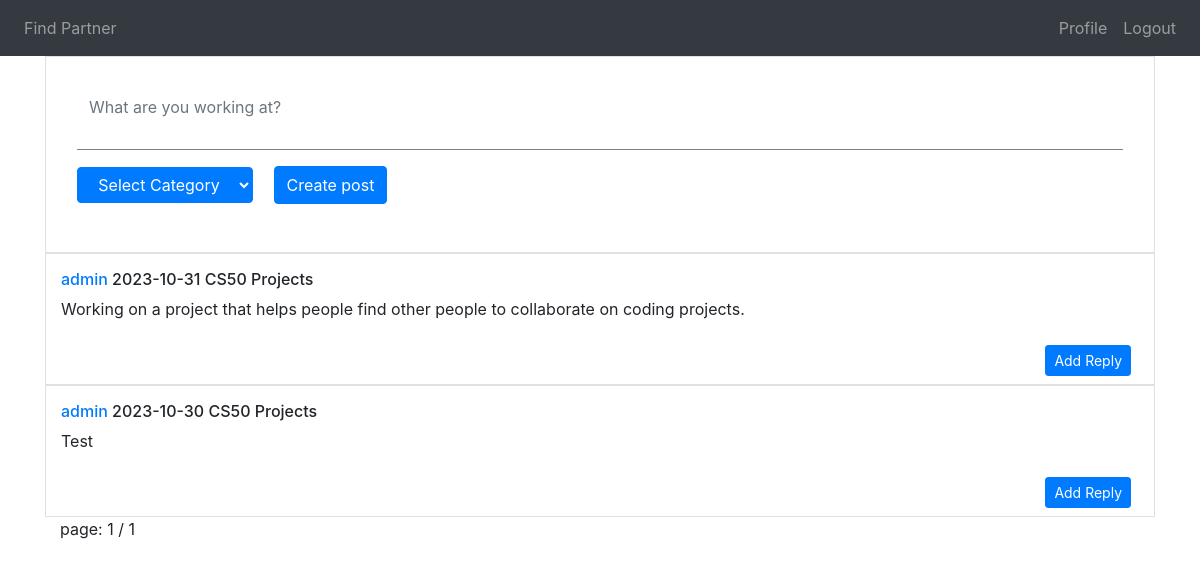
/partner (signed in), run on an earlier commit of the app's database.
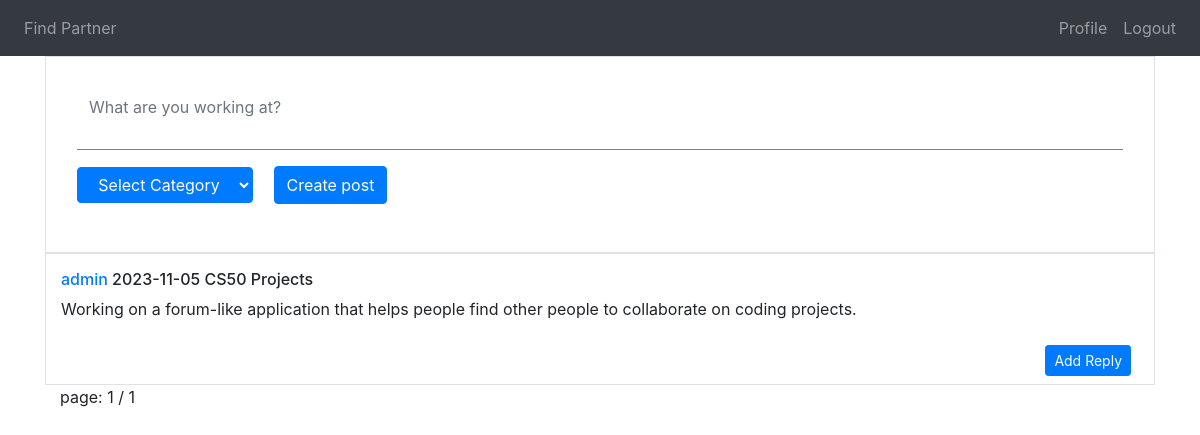
And on a later commit of the database.
### tables this page shows
CREATE TABLE posts(
    id INTEGER PRIMARY KEY AUTOINCREMENT NOT NULL,
    content TEXT NOT NULL,
    user_id INTEGER NOT NULL,
    category_id INTEGER NOT NULL,
    creation_date DATE NOT NULL,
    last_modified DATE NOT NULL,
    FOREIGN KEY (user_id) REFERENCES users(id),
    FOREIGN KEY (category_id) REFERENCES categories(id)
);

CREATE TABLE users(
    id INTEGER PRIMARY KEY AUTOINCREMENT NOT NULL,
    email TEXT UNIQUE NOT NULL,
    username TEXT UNIQUE NOT NULL,
    password_hash TEXT NOT NULL,
    first_name TEXT,
    last_name TEXT,
    birth_date DATE,
    registration_date DATETIME NOT NULL
);

CREATE TABLE categories(
    id INTEGER PRIMARY KEY AUTOINCREMENT NOT NULL,
    category_name TEXT NOT NULL,
    description TEXT NOT NULL,
    parent_cat_id INTEGER
);

### app.py (the view, shortened to what this page needs)
@app.route("/partner", methods=["GET", "POST"])
def partner():
    if session.get("user_id") is None:
        return ("You are not logged in")
    if request.method == "GET":
        page = request.args.get('page', 1, type=int)
        offset = (page - 1) * 10
        cursor.execute("""SELECT posts.id, posts.content, posts.creation_date, users.username, categories.category_name
                    FROM posts
                    JOIN users ON users.id = posts.user_id
                    JOIN categories ON categories.id = posts.category_id
                    ORDER BY posts.last_modified DESC
                    LIMIT ? OFFSET ?;""", (10, offset))
        posts = cursor.fetchall()
        print(posts)
        cursor.execute("SELECT COUNT(*) FROM posts;")
        total_posts = cursor.fetchall()[0][0]
        total_pages = (total_posts + 10 - 1) // 10
        cursor.execute("SELECT category_name FROM categories")
        rows = cursor.fetchall()
        return render_template("partner.html", posts = posts , total_pages = total_pages, page = page, cats=rows)

### templates/partner.html (shortened to what this page needs)
{% extends "layout.html" %}
{% block main %}
    <div class="container">
        <div class="row pt-3 align-items-start border">
            <div class="col-12">
                <form action="/partner" method="POST" id="postform" class="w-100 p-3">
                    <div class="mb-3">
                        <textarea class="form-control" id="subject" name="subject" form="postform" maxlength="140" placeholder="What are you working at?"></textarea>
                    </div>
                    <div class="mb-3">
                        <select class="form-select btn btn-primary" id="category" name="category">
                            <option selected disabled>Select Category</option>
                        </select>
                        <button class="btn btn-primary ml-3" type="submit">Create post</button>
                    </div>
                </form>
            </div>
        </div>
        {% for post in posts %}
        <div class="row pt-3 align-items-start border">
            <div class="col-12">
                <h6><a href="{{ url_for('post', id=post[0])}}"> {{post[3]}}</a> {{post[2]}} {{post[4]}}</h6>
            </div>
            <div class="col text-left">
                <p>{{post[1]}}</p>
            </div>
            <div class="col-12 text-right">
                <button type="button" class="btn btn-primary btn-sm m-2"><a class="white-link" href="{{ url_for('post', id=post[0])}}">Add Reply</a></button>
            </div>
        </div>
        {% endfor %}
        page: {{page}} / {{total_pages}}
    </div>
{% endblock %}

### templates/layout.html (shortened to what this page needs)
<html>
    <head>
        <link rel="stylesheet" href="https://cdn.jsdelivr.net/npm/bootstrap@4.1.3/dist/css/bootstrap.min.css">
        <link rel="stylesheet" href="static/styles.css">
    </head>
    <body>
        {% if session["user_id"] %}
        <nav class="navbar navbar-expand-lg navbar-dark bg-dark">
            <div class="collapse navbar-collapse" id="navbarSupportedContent">
                <ul class="navbar-nav mr-auto">
                    <li class="nav-item">
                        <a class="nav-link" href="/partner">Find Partner</a>
                    </li>
                </ul>
                    <ul class="navbar-nav ms-auto">
                        <li class="nav-item">
                            <a class="nav-link" href="/profile">Profile</a>
                        </li>
                        <li class="nav-item">
                            <a class="nav-link" href="/logout">Logout</a>
                        </li>
                    </ul>
                {% endif %}
            </div>
        </nav>
        <main class="container">
            {% block main %}{% endblock %}
        </main>
    </body>
</html>

### static/styles.css (style rules this page uses)
.white-link { color: white; }
#subject { width:100%; border:none; border-bottom: 1px solid gray; border-radius: 0; resize: none; }

What changed in the data, as far as the page shows it:
removed posts: username "admin", creation_date "2023-10-31", category_name "CS50 Projects", content "Working on a project that helps people find other people to collaborate on coding projects."
changed posts "admin": creation_date "2023-10-30" → "2023-11-05"; content "Test" → "Working on a forum-like application that helps people find other people to collaborate on coding projects."
